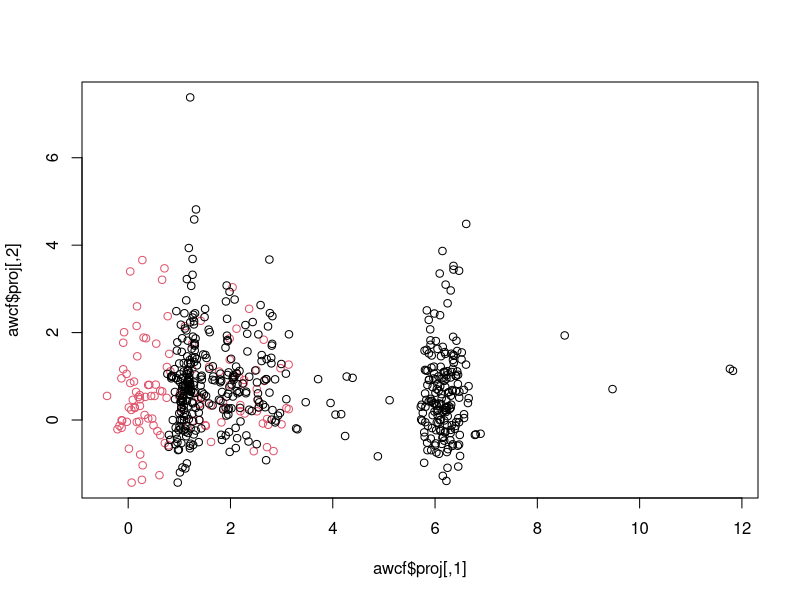

This chart was generated by the following R code:
library(fpc)


### Name: awcoord
### Title: Asymmetric weighted discriminant coordinates
### Aliases: awcoord
### Keywords: multivariate classif

### ** Examples

  set.seed(4634)
  face <- rFace(600,dMoNo=2,dNoEy=0)
  grface <- as.integer(attr(face,"grouping"))
  awcf <- awcoord(face,grface==1)
  # awcf2 <- ancoord(face,grface==1, method="mcd")
  plot(awcf$proj,col=1+(grface==1))
  # plot(awcf2$proj,col=1+(grface==1))
  # ...done in one step by function plotcluster.
